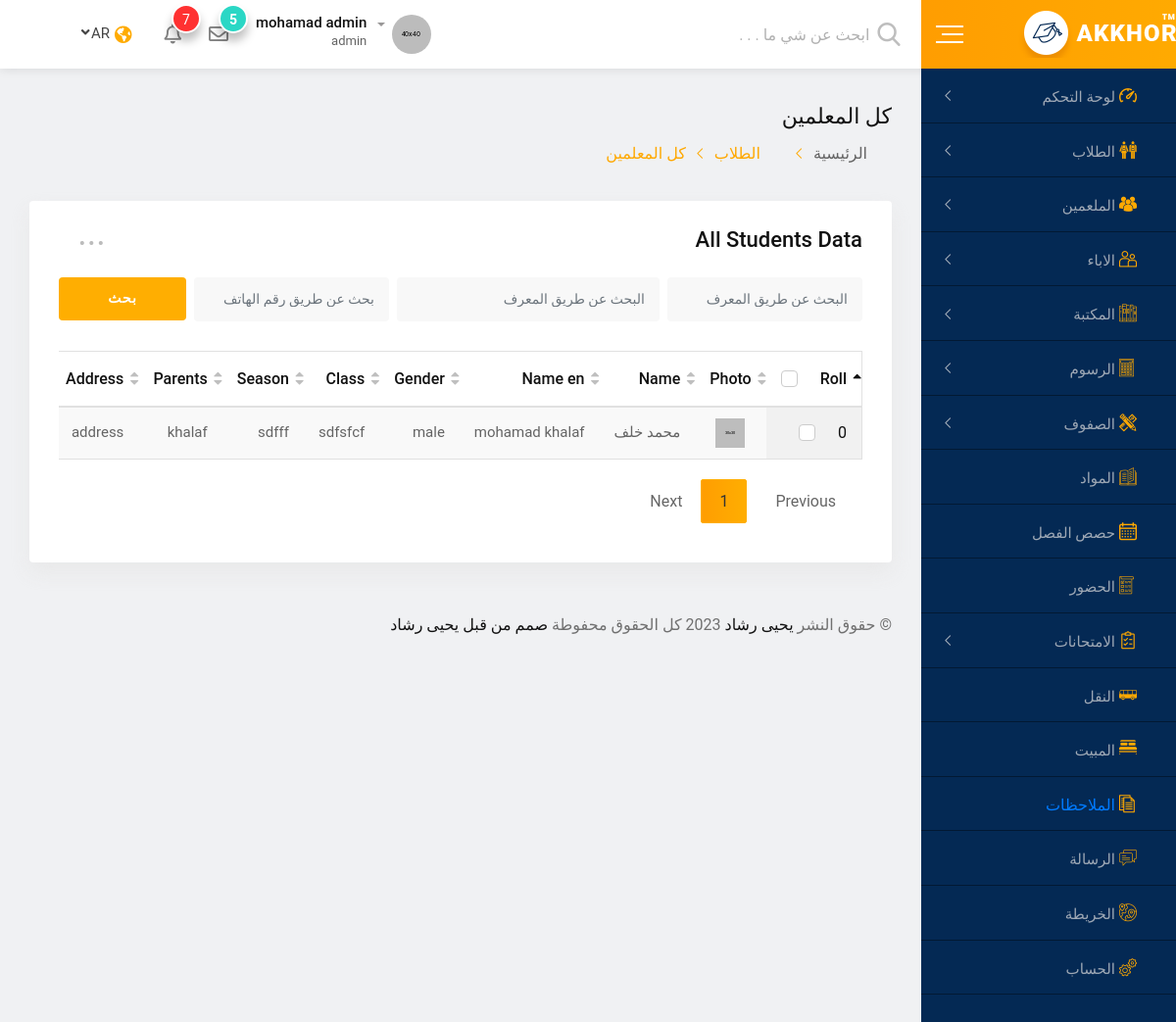
Page /all-student.php (signed in) on the earlier database version.
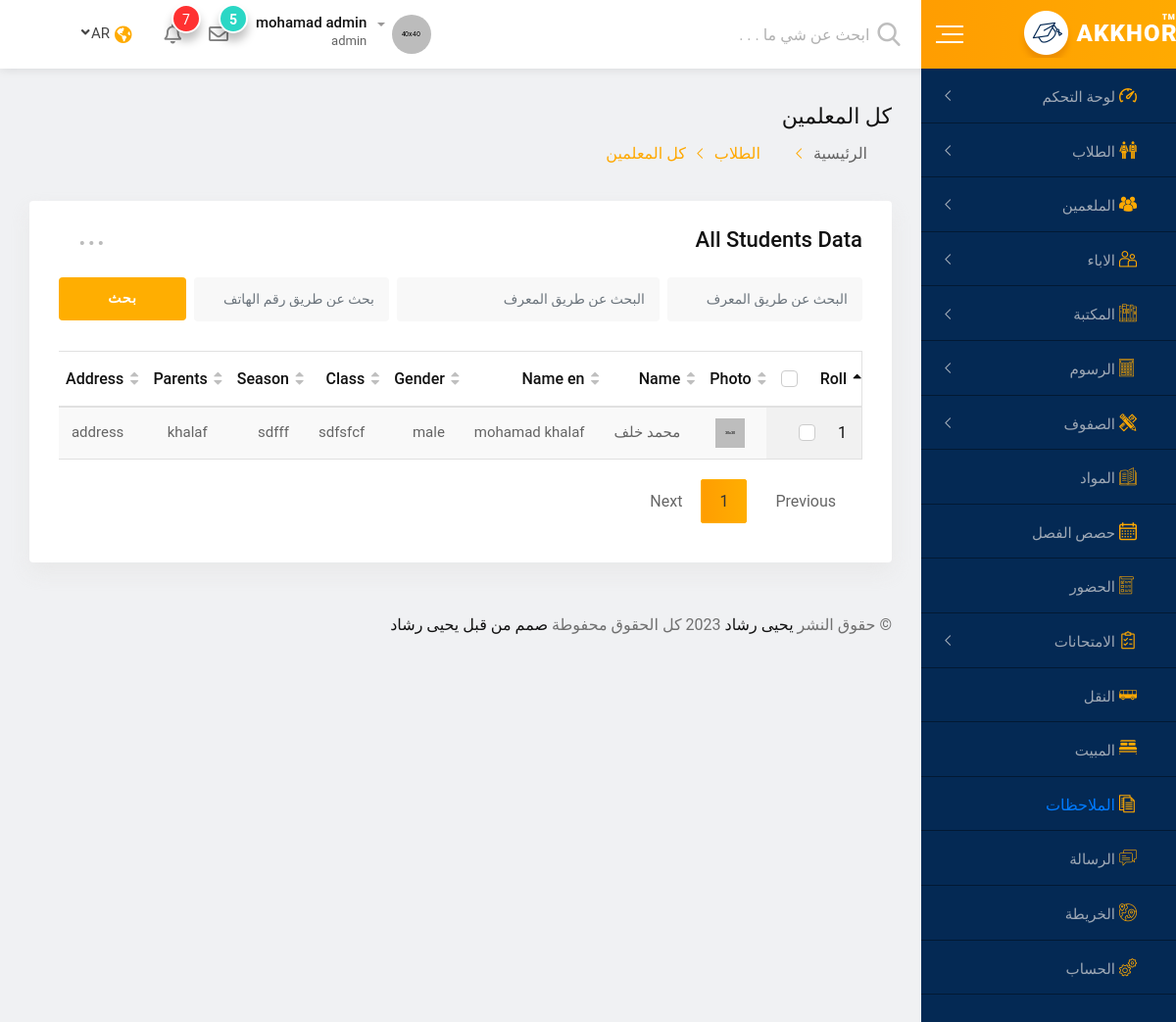
Same page on the later database version.
### tables this page shows
CREATE TABLE `students` (
  `id` int NOT NULL,
  `ar_name` char(255) NOT NULL,
  `en_name` char(255) NOT NULL,
  `gender` enum('0','male','female','others') NOT NULL,
  `birthday` date NOT NULL,
  `place_birthday` char(255) NOT NULL,
  `blood` enum('a+','a-','b+','b-','o+','o-','0') NOT NULL,
  `email` char(255) NOT NULL,
  `id_number` bigint NOT NULL,
  `id_academy` bigint NOT NULL,
  `phone` bigint NOT NULL,
  `class` char(255) NOT NULL,
  `season` char(255) NOT NULL,
  `prev_school` char(255) NOT NULL,
  `join_date` date NOT NULL,
  `address` varchar(255) NOT NULL,
  `parent_name` char(255) NOT NULL,
  `parent_id_number` bigint NOT NULL,
  `parent_phone` bigint NOT NULL,
  `mother_name` char(255) NOT NULL,
  `bio` varchar(255) NOT NULL
);

### lang.php (called while the page is built, shortened)
<?php
    $lang = $_SESSION['lang'];
    $dir = $lang == 'ar' ?  "rtl" :  "ltr" ;

### all-student.php (the view, shortened to what the changed rows need)
<?php
if (isset($_SESSION['user_username']) ) :
    if ($_SESSION['user_group_id'] == '1' )  :
    include('config.php');
    include('lang.php');
?>
    <!doctype html>
    <html class="no-js" lang="<?php echo $lang; ?>" dir="<?php echo $dir?>">
    <head>
        <link rel="stylesheet" href="css/normalize.css">
        <link rel="stylesheet" href="css/main.css">
        <link rel="stylesheet" href="css/bootstrap.min.css">
        <link rel="stylesheet" href="css/all.min.css">
        <link rel="stylesheet" href="fonts/flaticon.css">
        <link rel="stylesheet" href="css/animate.min.css">
        <link rel="stylesheet" href="css/jquery.dataTables.min.css">
        <link rel="stylesheet" href="style.css">
        <?php if ($dir == "rtl") echo '<link rel="stylesheet" href="style.rtl.css">'; ?>
    </head>
    <body>
        <div id="wrapper" class="wrapper bg-ash">
            <div class="dashboard-page-one">
                <div class="dashboard-content-one">
                    <div class="card height-auto">
                        <div class="card-body">
                            <div class="table-responsive">
                                <table class="table display data-table text-nowrap">
                                    <thead>
                                        <tr>
                                            <th>
                                                <div class="form-check">
                                                    <label class="form-check-label">Roll</label>
                                                </div>
                                            </th>
                                            <th>Photo</th>
                                            <th>Name</th>
                                            <th>Name en </th>
                                            <th>Gender</th>
                                            <th>Class</th>
                                            <th>Season</th>
                                            <th>Parents</th>
                                            <th>Address</th>
                                        </tr>
                                    </thead>
                                    <tbody>
                                        <?php
                                            $sql = "SELECT * FROM `students`";
                                            $res =  mysqli_query($connect, $sql);
                                            if ($res) {
                                                $count = mysqli_num_rows($res);
                                                if ($count > 0 ) :
                                                    while ($row = mysqli_fetch_array($res)) :
                                                ?>
                                                        <tr>
                                                            <td>
                                                                <div class="form-check">
                                                                    <label class="form-check-label"> <?php echo $row['id']; ?> </label>
                                                                </div>
                                                            </td>
                                                            <td class="text-center"><img src="img/figure/student2.png" alt="student"></td>
                                                            <td> <?php echo $row['ar_name'];        ?> </td>
                                                            <td> <?php echo $row['en_name'];        ?> </td>
                                                            <td> <?php echo $row['gender'];         ?> </td>
                                                            <td> <?php echo $row['class'];          ?> </td>
                                                            <td> <?php echo $row['season'];         ?> </td>
                                                            <td> <?php echo $row['parent_name'];    ?>  </td>
                                                            <td> <?php echo $row['address'];        ?> </td>
                                                        </tr>
                                                    <?php
                                                    endwhile;
                                                    else :
                                                        if ($lang == "ar") :
                                                            $alter_massage = "لايوجد بيانات لعرضها ";
                                                        else:
                                                            $alter_massage = "There is no data to display";
                                                        endif;
                                                endif;
                                            } else {
                                                if ($lang == "ar") :
                                                    $alter_massage = "فشل الاستعلام ";
                                                else:
                                                    $alter_massage = "Query failed";
                                                endif;
                                            }
                                        ?>
                                    </tbody>
                                </table>
                            </div>
                        </div>
                    </div>
                </div>
            </div>
        </div>
    </body>
    </html>
    <?php
    elseif ($_SESSION['user_group_id'] == '2' )  :
        header('Location: index5.php');
        exit();
    elseif ($_SESSION['user_group_id'] == '3' )  :
        header('Location: index.php');
        exit();
    elseif ($_SESSION['user_group_id'] == '4' )  :
        header('Location: index3.php');
        exit();
    else :
        header('Location: login.php');
        exit();
    endif;
    exit();
else :
    header('Location: login.php');
    exit();
endif;
?>

Differences in the rows shown:
removed students: id "0", ar_name "محمد خلف", en_name "mohamad khalaf", gender "male", class "sdfsfcf", season "sdfff", parent_name "khalaf", address "address"
added students: id "1", ar_name "محمد خلف", en_name "mohamad khalaf", gender "male", class "sdfsfcf", season "sdfff", parent_name "khalaf", address "address"
